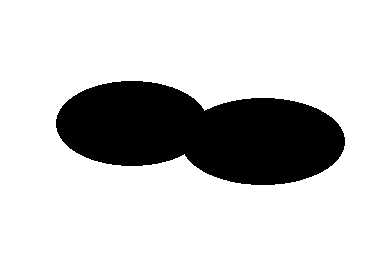
%> input picture code/level1.png, 380 x 277 px
$ octave LevelSet_seg.m   (GNU Octave 9; MATLAB toolbox functions it lacks are replaced by stand-ins)
%> lines starting %> are read from the running program, lines starting %| are printed output that depends on the picture; in (x1, y1, x2, y2) boxes, pixels count from 0 and x2, y2 are one past the last pixel; in counts of white or black regions, pixels touching at a corner belong together; the program's own positions count from 1
### code/c1_c2.m
function [c1, c2] = c1_c2(imageinp, phi, e, hx, hy)
c1num = 0; c1den = 0; %c1num = c1 numerator, c1den = c1 denominator
c2num = 0; c2den = 0;
for ii = 1:size(imageinp,1)
    for jj = 1:size(imageinp,2)
        zz = phi(ii,jj);
        u0 = imageinp(ii,jj);
        Heav = 1/2*(1 + 2/pi*atan( zz /e ));
        c1num = c1num + u0*Heav*hx*hy;
        c1den = c1den + Heav*hx*hy;
        c2num = c2num + u0*(1-Heav)*hx*hy;
        c2den = c2den + (1-Heav)*hx*hy;
    end
end

c1 = c1num/c1den;
c2 = c2num/c2den;


### code/LevelSet_seg.m
%=====================================================================
% Level Set image segmentation using Semi Implicit Finite Difference Method
%=====================================================================
clc
close all
%-----------------------------------------------------------------------
% Input Parameters

e = 1;
totalStep = 80;
reinitial = 100001;
dt = 1;

mu = 100;
lamda = 1;
v = 0;

centerX = 200;
centerY = 120;
Rad_R = 40;


%=============== SELECTING THE IMAGE ==================

imageinpo = imread('level1.png');
%> imageinpo is the input picture: size 277x380x3 uint8; values 0 (black) and 195 (white), 80.3% white; 1 black region, box (x1, y1, x2, y2) and area: (56, 81, 345, 185) 20688
%size(imageinpo)
imageinp = imageinpo(:,:,1);

%======================================
imageinp = double(transpose(imageinp));
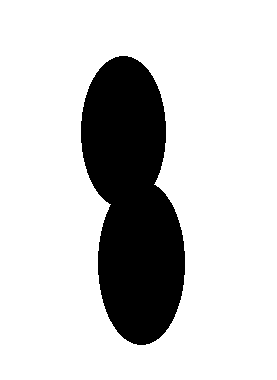
%> imageinp: size 380x277 double; values 0 (black) and 195 (white), 80.3% white; 1 black region, box (x1, y1, x2, y2) and area: (81, 56, 185, 345) 20688

%size(imageinp)
max_color = max(max(imageinp));
%> max_color = 195
min_color = min(min(imageinp));
%> min_color = 0
fprintf('min & max color [%d %d]\n',min_color,max_color)
%| min & max color [0 195]

figure(1)
% imagesc again transposes
imagesc(transpose(imageinp))
colormap(gray)
axis on
axis equal
%colorbar
caxis([0 255])

%===================================================================

Lx = size(imageinp,1) ;
%> Lx = 380
Ly = size(imageinp,2);
%> Ly = 277

hx = 1; %between the nodes in the x-direction
hy = 1; %between the nodes in the y-direction
h=1;
xx = 1:Lx; %Discretisation in the x-direction
%> xx = 380 values from 1 to 380
yy = 1:Ly; %Discretisation in the y-direction
%> yy = 277 values from 1 to 277
%-----------------------------------------------------------------------

% PLOTTING THE INITIAL CIRCLE
phi = zeros(Lx,Ly); % Initial value of phi

for ii = 1:Lx
    for jj = 1:Ly
        phi(ii,jj) = -sqrt( (xx(ii)-centerX)^2 + (yy(jj)-centerY)^2 ) + Rad_R;
    end
end
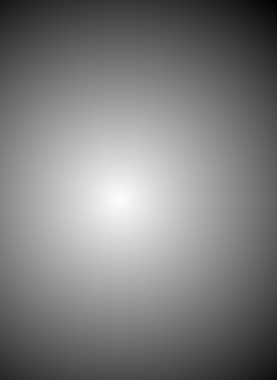
%> phi: size 380x277 double; min -213.5, max 40, mean -87.9; drawn with min black and max white
phio=phi;

figure(2)
imagesc(transpose(imageinp))
colormap(gray)
hold on
% contour commond inverts the phi, so take transpose of phi
c100=contour(transpose(phi),[0,0],'y','LineWidth',2.5);
hold off
title('Initial contour','FontSize',14)
axis on
axis equal
%colorbar
caxis([0 255])

% [18 lines of commented-out code are left out]

%> (the run ends here)
